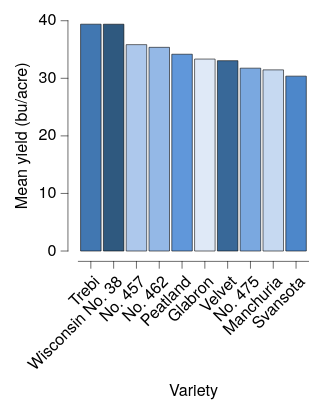

Here is the Vega-Lite specification saved for this chart:
### Vega-Lite specification from a JSON file in a GitHub repository (floating-point values rounded to 4 significant figures)
{"background": null, "config": {"arc": {"fill": "#DBDBDB", "fillOpacity": 1.0, "innerRadius": 25.0, "padAngle": 0.03, "stroke": "black", "strokeOpacity": 1, "strokeWidth": 0.25}, "area": {"fill": "#DBDBDB", "fillOpacity": 1.0, "stroke": "black", "strokeOpacity": 1, "strokeWidth": 0.25}, "axis": {"domain": true, "domainCap": "round", "domainColor": "black", "domainWidth": 0.25, "grid": false, "gridCap": "round", "gridColor": "#F1F1F1", "gridDash": [0, 0], "gridOpacity": 1.0, "gridWidth": 0.25, "labelColor": "black", "labelFont": "HelveticaNeue", "labelFontSize": 7, "labelFontStyle": "normal", "labelFontWeight": 400, "offset": 4.5, "ticks": true, "tickCap": "round", "tickColor": "black", "tickRound": false, "tickSize": 3, "tickWidth": 0.25, "titleColor": "black", "titleFont": "HelveticaNeue", "titleFontSize": 7, "titleFontStyle": "normal", "titleFontWeight": 400}, "axisX": {"domain": true, "labelAlign": "right", "labelAngle": 315, "labels": true, "ticks": true, "translate": 0}, "axisY": {"domain": true, "labelAlign": "right", "labelAngle": 0, "labels": true, "ticks": true, "translate": 0}, "axisRight": {"domain": true, "labelAlign": "left", "labelAngle": 0, "labels": true, "ticks": true, "translate": 0}, "axisTop": {"domain": true, "labelAlign": "left", "labelAngle": 45, "labels": true, "ticks": true, "translate": 0}, "axisBand": {"tickOffset": 0}, "bar": {"fill": "#DBDBDB", "fillOpacity": 1.0, "stroke": "black", "strokeOpacity": 1, "strokeWidth": 0.25}, "boxplot": {"size": 9.0, "ticks": {"cornerRadius": 0.25, "fill": "black", "size": 4.5, "thickness": 0.25}, "box": {"fillOpacity": 1.0, "stroke": "black", "strokeOpacity": 1, "strokeWidth": 0.25}, "median": {"fill": "black", "fillOpacity": 1.0, "size": 9.0, "thickness": 0.25}, "rule": {"fill": "black", "fillOpacity": 1.0, "size": 10.0, "stroke": "black", "strokeDash": [0, 0], "strokeOpacity": 1, "strokeWidth": 0.25}, "outliers": {"color": "black", "fill": "black", "fillOpacity": 1.0, "size": 0, "stroke": "black", "strokeOpacity": 1, "strokeWidth": 0.25}}, "circle": {"fill": "black", "fillOpacity": 1.0, "size": 0.5, "stroke": null, "strokeOpacity": 1, "strokeWidth": 0.25}, "errorband": {"band": {"fillOpacity": 0.6, "stroke": null, "strokeWidth": 0.25, "strokeOpacity": 1}, "borders": {"opacity": 0, "strokeOpacity": 0.25, "strokeWidth": 1}}, "errorbar": {"opacity": 1, "rule": {"strokeDash": [0, 0], "strokeWidth": 0.5}, "ticks": {"color": "black", "cornerRadius": 0.25, "opacity": 1, "size": 6.0, "thickness": 0.5}, "thickness": 0.5}, "font": "HelveticaNeue", "geoshape": {"fill": "#DBDBDB", "fillOpacity": 1.0, "stroke": "black", "strokeOpacity": 1, "strokeWidth": 0.25}, "header": {"labelColor": "black", "labelFont": "HelveticaNeue", "labelFontSize": 7, "labelFontStyle": "normal", "labelFontWeight": 400, "titleColor": "black", "titleFont": "HelveticaNeue", "titleFontSize": 7, "titleFontStyle": "normal", "titleFontWeight": 400, "titlePadding": 0}, "legend": {"disable": false, "offset": 4.5, "gradientLength": 50.0, "gradientThickness": 5.0, "gradientOpacity": 1.0, "gradientStrokeColor": "black", "gradientStrokeWidth": 0.25, "labelColor": "black", "labelFont": "HelveticaNeue", "labelFontSize": 7, "labelFontStyle": "normal", "labelFontWeight": 400, "strokeColor": "black", "strokeWidth": 0, "symbolSize": 42, "symbolStrokeColor": "black", "symbolStrokeWidth": 0.25, "titleColor": "black", "titleFont": "HelveticaNeue", "titleFontSize": 7, "titleFontStyle": "normal", "titleFontWeight": 400}, "line": {"color": "black", "stroke": "black", "strokeCap": "round", "strokeDash": [0, 0], "strokeOpacity": 1, "strokeWidth": 0.375}, "point": {"filled": true, "fill": "#DBDBDB", "fillOpacity": 1.0, "size": 5.0, "stroke": "black", "strokeOpacity": 1, "strokeWidth": 0.25}, "range": {"category": ["#DFE9F7", "#C6D9F1", "#ADC8EC", "#94B8E6", "#7AA8E0", "#6097DA", "#4D87CA", "#4177B1", "#386898", "#2F597F", "#264A69", "#1D3A58"], "diverging": {"scheme": ["#DFE9F7", "#C6D9F1", "#ADC8EC", "#94B8E6", "#7AA8E0", "#6097DA", "#4D87CA", "#4177B1", "#386898", "#2F597F", "#264A69", "#1D3A58"]}, "heatmap": {"scheme": ["#DFE9F7", "#C6D9F1", "#ADC8EC", "#94B8E6", "#7AA8E0", "#6097DA", "#4D87CA", "#4177B1", "#386898", "#2F597F", "#264A69", "#1D3A58"]}, "ordinal": {"scheme": ["#DFE9F7", "#C6D9F1", "#ADC8EC", "#94B8E6", "#7AA8E0", "#6097DA", "#4D87CA", "#4177B1", "#386898", "#2F597F", "#264A69", "#1D3A58"]}, "ramp": {"scheme": ["#DFE9F7", "#C6D9F1", "#ADC8EC", "#94B8E6", "#7AA8E0", "#6097DA", "#4D87CA", "#4177B1", "#386898", "#2F597F", "#264A69", "#1D3A58"]}}, "rule": {"color": "black", "stroke": "black", "strokeCap": "round", "strokeDash": [2, 2], "strokeOpacity": 1, "strokeWidth": 0.25}, "scale": {"bandPaddingInner": 0.1, "bandPaddingOuter": 0.1, "round": false}, "rect": {"fill": "#DBDBDB", "fillOpacity": 1.0, "stroke": "black", "strokeOpacity": 1, "strokeWidth": 0.25}, "square": {"fill": "#DBDBDB", "fillOpacity": 1.0, "size": 10.0, "stroke": "black", "strokeOpacity": 1, "strokeWidth": 0.25}, "text": {"color": "black", "font": "HelveticaNeue", "fontSize": 7, "fontStyle": "normal", "fontWeight": 400}, "title": {"anchor": "middle", "frame": "group", "color": "black", "font": "HelveticaNeue", "fontSize": 7, "fontStyle": "normal", "fontWeight": 400, "subtitleColor": "black", "subtitleFont": "HelveticaNeue", "subtitleFontSize": "HelveticaNeue", "subtitleFontStyle": "normal", "subtitleFontWeight": 400}, "view": {"continuousWidth": 100, "continuousHeight": 100, "discreteWidth": 100, "discreteHeight": 100, "fill": null, "stroke": null, "strokeWidth": 0.25}}, "data": {"name": "data-9cc0564cb5591205eeeca8d2429dd11b"}, "mark": {"type": "bar"}, "encoding": {"color": {"field": "variety", "legend": null, "type": "nominal"}, "x": {"field": "variety", "sort": "-y", "title": "Variety", "type": "nominal"}, "y": {"aggregate": "mean", "field": "yield", "title": "Mean yield (bu/acre)", "type": "quantitative"}}, "$schema": "https://vega.github.io/schema/vega-lite/v6.4.1.json", "datasets": {"data-9cc0564cb5591205eeeca8d2429dd11b": [{"yield": 27.0, "variety": "Manchuria", "year": 1931, "site": "University Farm"}, {"yield": 48.87, "variety": "Manchuria", "year": 1931, "site": "Waseca"}, {"yield": 27.43, "variety": "Manchuria", "year": 1931, "site": "Morris"}, {"yield": 39.93, "variety": "Manchuria", "year": 1931, "site": "Crookston"}, {"yield": 32.97, "variety": "Manchuria", "year": 1931, "site": "Grand Rapids"}, {"yield": 28.97, "variety": "Manchuria", "year": 1931, "site": "Duluth"}, {"yield": 43.07, "variety": "Glabron", "year": 1931, "site": "University Farm"}, {"yield": 55.2, "variety": "Glabron", "year": 1931, "site": "Waseca"}, {"yield": 28.77, "variety": "Glabron", "year": 1931, "site": "Morris"}, {"yield": 38.13, "variety": "Glabron", "year": 1931, "site": "Crookston"}, {"yield": 29.13, "variety": "Glabron", "year": 1931, "site": "Grand Rapids"}, {"yield": 29.67, "variety": "Glabron", "year": 1931, "site": "Duluth"}, {"yield": 35.13, "variety": "Svansota", "year": 1931, "site": "University Farm"}, {"yield": 47.33, "variety": "Svansota", "year": 1931, "site": "Waseca"}, {"yield": 25.77, "variety": "Svansota", "year": 1931, "site": "Morris"}, {"yield": 40.47, "variety": "Svansota", "year": 1931, "site": "Crookston"}, {"yield": 29.67, "variety": "Svansota", "year": 1931, "site": "Grand Rapids"}, {"yield": 25.7, "variety": "Svansota", "year": 1931, "site": "Duluth"}, {"yield": 39.9, "variety": "Velvet", "year": 1931, "site": "University Farm"}, {"yield": 50.23, "variety": "Velvet", "year": 1931, "site": "Waseca"}, {"yield": 26.13, "variety": "Velvet", "year": 1931, "site": "Morris"}, {"yield": 41.33, "variety": "Velvet", "year": 1931, "site": "Crookston"}, {"yield": 23.03, "variety": "Velvet", "year": 1931, "site": "Grand Rapids"}, {"yield": 26.3, "variety": "Velvet", "year": 1931, "site": "Duluth"}, {"yield": 36.57, "variety": "Trebi", "year": 1931, "site": "University Farm"}, {"yield": 63.83, "variety": "Trebi", "year": 1931, "site": "Waseca"}, {"yield": 43.77, "variety": "Trebi", "year": 1931, "site": "Morris"}, {"yield": 46.93, "variety": "Trebi", "year": 1931, "site": "Crookston"}, {"yield": 29.77, "variety": "Trebi", "year": 1931, "site": "Grand Rapids"}, {"yield": 33.93, "variety": "Trebi", "year": 1931, "site": "Duluth"}, {"yield": 43.27, "variety": "No. 457", "year": 1931, "site": "University Farm"}, {"yield": 58.1, "variety": "No. 457", "year": 1931, "site": "Waseca"}, {"yield": 28.7, "variety": "No. 457", "year": 1931, "site": "Morris"}, {"yield": 45.67, "variety": "No. 457", "year": 1931, "site": "Crookston"}, {"yield": 32.17, "variety": "No. 457", "year": 1931, "site": "Grand Rapids"}, {"yield": 33.6, "variety": "No. 457", "year": 1931, "site": "Duluth"}, {"yield": 36.6, "variety": "No. 462", "year": 1931, "site": "University Farm"}, {"yield": 65.77, "variety": "No. 462", "year": 1931, "site": "Waseca"}, {"yield": 30.37, "variety": "No. 462", "year": 1931, "site": "Morris"}, {"yield": 48.57, "variety": "No. 462", "year": 1931, "site": "Crookston"}, {"yield": 24.93, "variety": "No. 462", "year": 1931, "site": "Grand Rapids"}, {"yield": 28.1, "variety": "No. 462", "year": 1931, "site": "Duluth"}, {"yield": 32.77, "variety": "Peatland", "year": 1931, "site": "University Farm"}, {"yield": 48.57, "variety": "Peatland", "year": 1931, "site": "Waseca"}, {"yield": 29.87, "variety": "Peatland", "year": 1931, "site": "Morris"}, {"yield": 41.6, "variety": "Peatland", "year": 1931, "site": "Crookston"}, {"yield": 34.7, "variety": "Peatland", "year": 1931, "site": "Grand Rapids"}, {"yield": 32.0, "variety": "Peatland", "year": 1931, "site": "Duluth"}, {"yield": 24.67, "variety": "No. 475", "year": 1931, "site": "University Farm"}, {"yield": 46.77, "variety": "No. 475", "year": 1931, "site": "Waseca"}, {"yield": 22.6, "variety": "No. 475", "year": 1931, "site": "Morris"}, {"yield": 44.1, "variety": "No. 475", "year": 1931, "site": "Crookston"}, {"yield": 19.7, "variety": "No. 475", "year": 1931, "site": "Grand Rapids"}, {"yield": 33.07, "variety": "No. 475", "year": 1931, "site": "Duluth"}, {"yield": 39.3, "variety": "Wisconsin No. 38", "year": 1931, "site": "University Farm"}, {"yield": 58.8, "variety": "Wisconsin No. 38", "year": 1931, "site": "Waseca"}, {"yield": 29.47, "variety": "Wisconsin No. 38", "year": 1931, "site": "Morris"}, {"yield": 49.87, "variety": "Wisconsin No. 38", "year": 1931, "site": "Crookston"}, {"yield": 34.47, "variety": "Wisconsin No. 38", "year": 1931, "site": "Grand Rapids"}, {"yield": 31.6, "variety": "Wisconsin No. 38", "year": 1931, "site": "Duluth"}, {"yield": 26.9, "variety": "Manchuria", "year": 1932, "site": "University Farm"}, {"yield": 33.47, "variety": "Manchuria", "year": 1932, "site": "Waseca"}, {"yield": 34.37, "variety": "Manchuria", "year": 1932, "site": "Morris"}, {"yield": 32.97, "variety": "Manchuria", "year": 1932, "site": "Crookston"}, {"yield": 22.13, "variety": "Manchuria", "year": 1932, "site": "Grand Rapids"}, {"yield": 22.57, "variety": "Manchuria", "year": 1932, "site": "Duluth"}, {"yield": 36.8, "variety": "Glabron", "year": 1932, "site": "University Farm"}, {"yield": 37.73, "variety": "Glabron", "year": 1932, "site": "Waseca"}, {"yield": 35.13, "variety": "Glabron", "year": 1932, "site": "Morris"}, {"yield": 26.17, "variety": "Glabron", "year": 1932, "site": "Crookston"}, {"yield": 14.43, "variety": "Glabron", "year": 1932, "site": "Grand Rapids"}, {"yield": 25.87, "variety": "Glabron", "year": 1932, "site": "Duluth"}, {"yield": 27.43, "variety": "Svansota", "year": 1932, "site": "University Farm"}, {"yield": 38.5, "variety": "Svansota", "year": 1932, "site": "Waseca"}, {"yield": 35.03, "variety": "Svansota", "year": 1932, "site": "Morris"}, {"yield": 20.63, "variety": "Svansota", "year": 1932, "site": "Crookston"}, {"yield": 16.63, "variety": "Svansota", "year": 1932, "site": "Grand Rapids"}, {"yield": 22.23, "variety": "Svansota", "year": 1932, "site": "Duluth"}, {"yield": 26.8, "variety": "Velvet", "year": 1932, "site": "University Farm"}, {"yield": 37.4, "variety": "Velvet", "year": 1932, "site": "Waseca"}, {"yield": 38.83, "variety": "Velvet", "year": 1932, "site": "Morris"}, {"yield": 32.07, "variety": "Velvet", "year": 1932, "site": "Crookston"}, {"yield": 32.23, "variety": "Velvet", "year": 1932, "site": "Grand Rapids"}, {"yield": 22.47, "variety": "Velvet", "year": 1932, "site": "Duluth"}, {"yield": 29.07, "variety": "Trebi", "year": 1932, "site": "University Farm"}, {"yield": 49.23, "variety": "Trebi", "year": 1932, "site": "Waseca"}, {"yield": 46.63, "variety": "Trebi", "year": 1932, "site": "Morris"}, {"yield": 41.83, "variety": "Trebi", "year": 1932, "site": "Crookston"}, {"yield": 20.63, "variety": "Trebi", "year": 1932, "site": "Grand Rapids"}, {"yield": 30.6, "variety": "Trebi", "year": 1932, "site": "Duluth"}, {"yield": 26.43, "variety": "No. 457", "year": 1932, "site": "University Farm"}, {"yield": 42.2, "variety": "No. 457", "year": 1932, "site": "Waseca"}, {"yield": 43.53, "variety": "No. 457", "year": 1932, "site": "Morris"}, {"yield": 34.33, "variety": "No. 457", "year": 1932, "site": "Crookston"}, {"yield": 19.47, "variety": "No. 457", "year": 1932, "site": "Grand Rapids"}, {"yield": 22.7, "variety": "No. 457", "year": 1932, "site": "Duluth"}, {"yield": 25.57, "variety": "No. 462", "year": 1932, "site": "University Farm"}, {"yield": 44.7, "variety": "No. 462", "year": 1932, "site": "Waseca"}, {"yield": 47.0, "variety": "No. 462", "year": 1932, "site": "Morris"}, {"yield": 30.53, "variety": "No. 462", "year": 1932, "site": "Crookston"}, {"yield": 19.9, "variety": "No. 462", "year": 1932, "site": "Grand Rapids"}, {"yield": 22.5, "variety": "No. 462", "year": 1932, "site": "Duluth"}, {"yield": 28.07, "variety": "Peatland", "year": 1932, "site": "University Farm"}, {"yield": 36.03, "variety": "Peatland", "year": 1932, "site": "Waseca"}, {"yield": 43.2, "variety": "Peatland", "year": 1932, "site": "Morris"}, {"yield": 25.23, "variety": "Peatland", "year": 1932, "site": "Crookston"}, {"yield": 26.77, "variety": "Peatland", "year": 1932, "site": "Grand Rapids"}, {"yield": 31.37, "variety": "Peatland", "year": 1932, "site": "Duluth"}, {"yield": 30.0, "variety": "No. 475", "year": 1932, "site": "University Farm"}, {"yield": 41.27, "variety": "No. 475", "year": 1932, "site": "Waseca"}, {"yield": 44.23, "variety": "No. 475", "year": 1932, "site": "Morris"}, {"yield": 32.13, "variety": "No. 475", "year": 1932, "site": "Crookston"}, {"yield": 15.23, "variety": "No. 475", "year": 1932, "site": "Grand Rapids"}, {"yield": 27.37, "variety": "No. 475", "year": 1932, "site": "Duluth"}, {"yield": 38.0, "variety": "Wisconsin No. 38", "year": 1932, "site": "University Farm"}, {"yield": 58.17, "variety": "Wisconsin No. 38", "year": 1932, "site": "Waseca"}, {"yield": 47.17, "variety": "Wisconsin No. 38", "year": 1932, "site": "Morris"}, {"yield": 35.9, "variety": "Wisconsin No. 38", "year": 1932, "site": "Crookston"}, {"yield": 20.67, "variety": "Wisconsin No. 38", "year": 1932, "site": "Grand Rapids"}, {"yield": 29.33, "variety": "Wisconsin No. 38", "year": 1932, "site": "Duluth"}]}}
